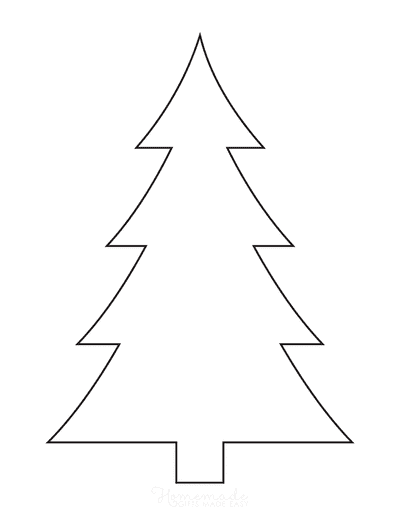
#> input picture Symmetry/tree.png, 400 x 518 px, found by its file name
$ python detect_symmetry.py
#> lines starting #> are read from the running program, lines starting #| are printed output that depends on the picture
import cv2
import matplotlib.pyplot as plt
import numpy as np

sift = cv2.SIFT_create()
bf = cv2.BFMatcher()

class Mirror_Symmetry_detection:
    def __init__(self, image_path: str):
        self.image = self._read_color_image(image_path)
        self.reflected_image = np.fliplr(self.image)


        self.kp1, self.des1 = sift.detectAndCompute(self.image, None)
        self.kp2, self.des2 = sift.detectAndCompute(self.reflected_image, None)

    def _read_color_image(self, image_path):

        image = cv2.imread(image_path)
        b, g, r = cv2.split(image)
        image = cv2.merge([r, g, b])
        return image

    def find_matchpoints(self):

        matches = bf.knnMatch(self.des1, self.des2, k=2)
        matchpoints = [item[0] for item in matches]
        matchpoints = sorted(matchpoints, key=lambda x: x.distance)
        return matchpoints

    def find_points_r_theta(self, matchpoints:list):

        points_r = []
        points_theta = []
        for match in matchpoints:
            point = self.kp1[match.queryIdx]
            mirpoint = self.kp2[match.trainIdx]

            mirpoint.angle = np.deg2rad(mirpoint.angle)
            mirpoint.angle = np.pi - mirpoint.angle
            if mirpoint.angle < 0.0:
                mirpoint.angle += 2 * np.pi

            mirpoint.pt = (self.reflected_image.shape[1] - mirpoint.pt[0], mirpoint.pt[1])

            theta = angle_with_x_axis(point.pt, mirpoint.pt)
            xc, yc = midpoint(point.pt, mirpoint.pt)
            r = xc * np.cos(theta) + yc * np.sin(theta)

            points_r.append(r)
            points_theta.append(theta)

        return points_r, points_theta


    def find_coordinate_maxhexbin(self, image_hexbin, sorted_vote, vertical):

        for k, v in sorted_vote.items():
            if vertical:
                return k[0], k[1]
            else:
                if k[1] == 0 or k[1] == np.pi:
                    continue
                else:
                    return k[0], k[1]

    def sort_hexbin_by_votes(self, image_hexbin):

        counts = image_hexbin.get_array()
        ncnts = np.count_nonzero(np.power(10, counts))
        verts = image_hexbin.get_offsets()
        output = {}

        for offc in range(verts.shape[0]):
            binx, biny = verts[offc][0], verts[offc][1]
            if counts[offc]:
                output[(binx, biny)] = counts[offc]
        return {k: v for k, v in sorted(output.items(), key=lambda item: item[1], reverse=True)}

    def draw_mirrorLine(self, r, theta, title:str):

        mirror_line_image = np.copy(self.image)

        for y in range(len(self.image)):
            try:
                x = int((r - y * np.sin(theta)) / np.cos(theta))
                if 0 <= x < mirror_line_image.shape[1]:
                    mirror_line_image[y][x] = [255, 0, 0]  # Red line for better visibility
                    mirror_line_image[y][x + 1] = [255, 0, 0]
            except IndexError:
                continue

        plt.imshow(mirror_line_image)
        plt.axis('off')
        plt.title(title)
        plt.show()

    def check_symmetry(self, points_r):

        return len(points_r) > 0  # Adjust this threshold as needed

def angle_with_x_axis(pi, pj):

    x, y = pi[0] - pj[0], pi[1] - pj[1]
    if x == 0:
        return np.pi / 2
    angle = np.arctan(y / x)
    if angle < 0:
        angle += np.pi
    return angle

def midpoint(pi, pj):

    return (pi[0] + pj[0]) / 2, (pi[1] + pj[1]) / 2

def detecting_mirrorLine(picture_name: str, title: str, show_detail=False):

    mirror = Mirror_Symmetry_detection(picture_name)
#> in _read_color_image, image is the input picture: shape (518, 400, 3); mean B, G, R 251.5, 251.4, 251.5
#> in __init__, `self.kp1, self.des1 = sift.detectAndCompute(self.image, None)`: self.kp1 = 35 keypoints; strongest (x, y, size): (281, 344, 2.5), (145, 246, 2.3), (137, 147, 2.5), (351, 442, 2.7)
#> in __init__, `self.kp2, self.des2 = sift.detectAndCompute(self.reflected_image, None)`: self.kp2 = 35 keypoints; strongest (x, y, size): (118, 344, 2.5), (255, 246, 2.3), (262, 147, 2.5), (49, 442, 2.7)
    matchpoints = mirror.find_matchpoints()
#> in find_matchpoints, `matches = bf.knnMatch(self.des1, self.des2, k=2)`: matches = 35 matches
#> matchpoints = 35 matches
    points_r, points_theta = mirror.find_points_r_theta(matchpoints)
#> the loop in find_points_r_theta, `for match in matchpoints:` made 35 passes
#> after the loop in find_points_r_theta, `for match in matchpoints:`: points_r = 35 values, max 451.7 at index 26, min -200 at index 8, mean 88.48; points_theta = 35 values, max 3.14 at index 8, min 0 at index 2, mean 1.47

    if not mirror.check_symmetry(points_r):
        plt.figure()
        plt.text(0.5, 0.5, 'No symmetry detected', fontsize=20, ha='center')
        plt.axis('off')
        plt.show()
        return


    image_hexbin = plt.hexbin(points_r, points_theta, bins=200, cmap=plt.cm.Spectral_r)
    sorted_vote = mirror.sort_hexbin_by_votes(image_hexbin)
#> sorted_vote = 17 items
    r, theta = mirror.find_coordinate_maxhexbin(image_hexbin, sorted_vote, vertical=False)
#> the loop in find_coordinate_maxhexbin, `for k, v in sorted_vote.items():` made 1 pass
#> (k, v) on pass 1: ((-200, 3.14), 199)
#> r = -200; theta = 3.14
    mirror.draw_mirrorLine(r, theta, title)
#> after the loop in draw_mirrorLine, `for y in range(len(self.image)):`:
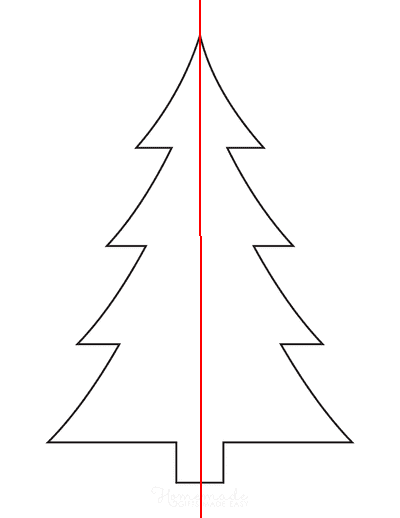
#> mirror_line_image: shape (518, 400, 3); mean R, G, B 251.5, 250.2, 250.2
#> in draw_mirrorLine, `plt.show()`:
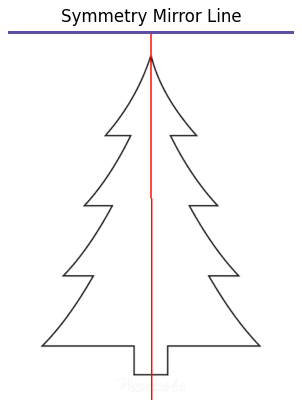
#> figure drawn by matplotlib, 1 panel

if __name__ == "__main__":
    detecting_mirrorLine('C:/Users/Eashan/Desktop/adobegensolve/Symmetry/tree.png', "Symmetry Mirror Line", show_detail=True)
